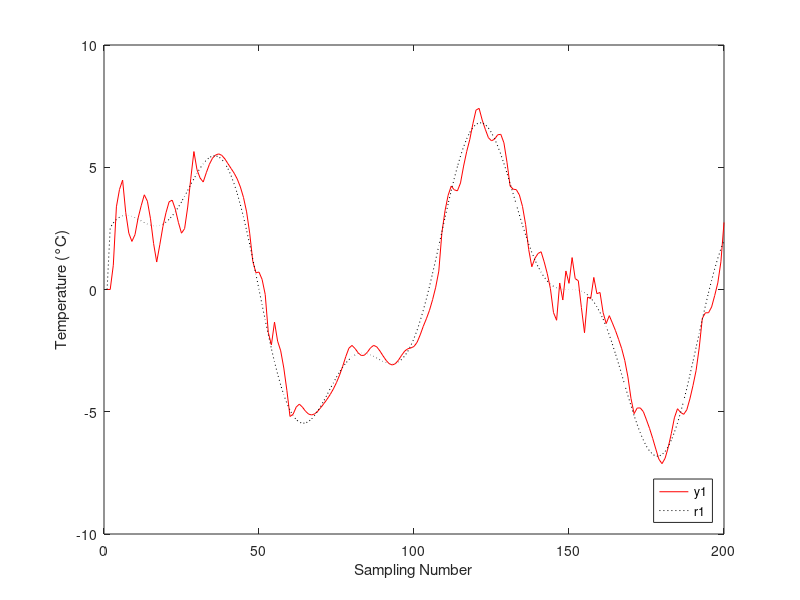
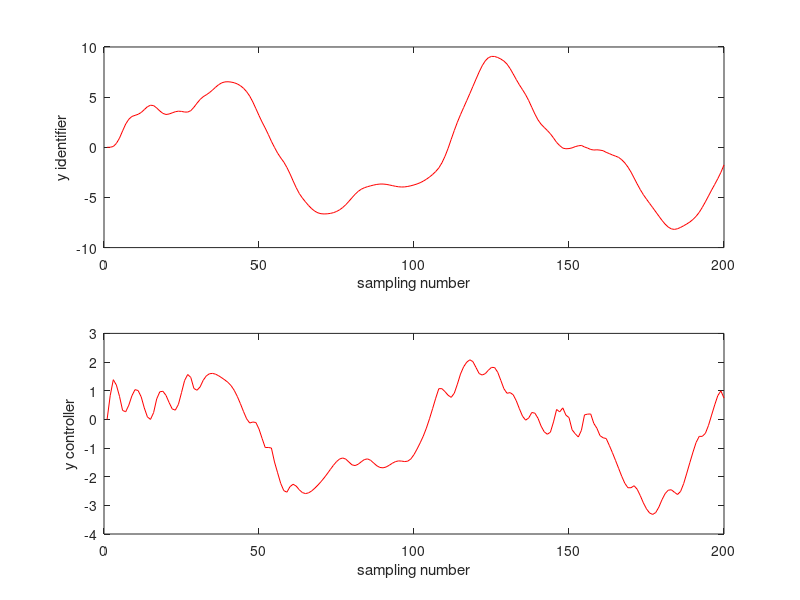
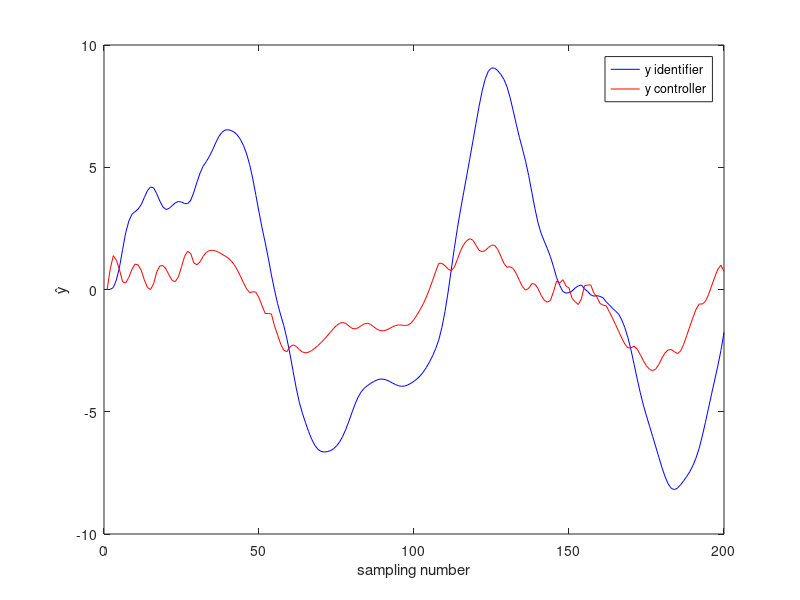

Write the MATLAB code that produced these figures, in order.
clear all;clc;

d=6; T=200; nu=5; ny=3; K=4; L=4; m=4;
Np=3; M=3; nL=M*K;

error = 0;
c=5*ones(M,K);
sigma=2*ones(M,K);
p = 0.1;    
pp = 0.1;

sp = [ 0 0 0 0 0 ];

R=0.1;
t = (0:T+10)';
E=R*randn(length(t),1);

eta=0.0001; 
% FBLS I/O initial value
yP=0*ones(1,d+2); controlOUT=0*ones(1,d+2);          % I/O initial value;
ym=0;


N=1;
sumError=0;

Af=2.5*ones(K,1);
Wf=1.3*ones(K,1);
Wh=0.06*ones(m,1);
Be=0.02*ones(K,1);
Ae=0.6*ones(m,1);
We=0.85*ones(m,1);

u=0*ones(1,d+2);


v_be = 0;
epsi = 10e-8;      
gamma = 0.9;

% Adaptive mechanism ADD
Wf_id=2.3*ones(11,1);
Wh_id=1.6*ones(11,1); 
Be_id=0.02*ones(11,1);
Af_id=0.7*ones(11,1);
Ae_id=1.9*ones(11,1);
We_id=0.5*ones(11,1);    % As small as possible

eta_id = 0.001;
ym_id = 0;

c_id=5*ones(11,11);
sigma_id=2*ones(11,11);

v_be_id = 0;
q=2;

tic;
for k=2:T
    sp(k) = 5*sin(k*pi/50) + 2*cos(k*pi/20);
    error_old = error;
    error = sp(k)- yP(k);
    sumError = error + sumError;

    ym_old = ym(k-1);

    x(1)= (error - error_old); 
    x(2)= sumError;
    x(3)= error;

    mu=zeros(M,4);  tou_=ones(1,4);
    for k0=1:K
        for t=1:M
            ratio = abs((x(t)-c(t,k0)) / sigma(t,k0)); 
            mu(t,k0) = (1 - ratio^q)^(1 / q);  % Eq.(10)    % Elliptic TSK Fuzzy Membership Function
        end
        for t=1:M
            tou_(k0) = tou_(k0) * mu(t,k0);
        end       
    end

    sum_tou_ = 0.0;
    for k0=1:K
        sum_tou_ = sum_tou_ + tou_(k0);
    end


    omega=zeros(1,4);
    for k0=1:K
        omega(k0)=tou_(k0)/sum_tou_;
    end

    alpha=zeros(M,4);
    for k0=1:K
        for t=1:M
            alpha(t,k0)= omega(k0);
        end
        alpha(1,k0) = 0;
        alpha(2,k0) = 0;
    end

    zk=zeros(3,4);
    for k0=1:K
        for t=1:M
            zk(t,k0)=alpha(t,k0)*x(t)+(Af(k0)*(p*ym_old)); 
        end
    end

    z_=zeros(1,4); 
    for k0=1:K
        z_(k0) = 0;
        for t=1:M
           z_(k0) = z_(k0) + zk(t,k0); 
        end
        Z(k0)=omega(k0)*z_(k0);
    end

    omega_=[0 0 0 0];
    for k0=1:K
        omega_(k0) = omega_(k0) + omega(k0);
    end

    Fi=zeros(1,4);
    for k0=1:K
        Fi(k0)=z_(k0)*(omega_(k0))*Wf(k0);
    end

    xi=zeros(1,4);  H=zeros(1,4);
    for j=1:m
        for k0=1:K
            xi(j)=tanh(Z(k0)*We(j)+Be(j));
            H(j)= xi(j)*((Z(k0))*(We(j))+Be(j)+Ae(k0)*(p*ym_old));
        end
    end

    F = 0*ones(N,1);
    for k0=1:K
      F = F + Fi(k0);
    end

    HWh = 0*ones(N,1);
    for k0=1:K
      HWh =  HWh + (H(k0) * Wh(k0));
    end

    ym(k) = F + HWh;


    % Adaptive Mechanism for System Identification START (id:Identification)
    ym_old_id = ym_id(k-1);

    for i = 1:ny+1
        if k - i >= 1
            x_idd(i) =  yP(k-i+1)/1;     % y(k), y(k-1), ..., y(k-n_y)
        else
            x_idd(i) = 0;
        end
    end
   
    for j = 1:nu+1
        if k - d - j >= 1
            x_idd(ny + j + 1) = ym(k - d - j + 1); % u(k-d), u(k-d-1), ..., u(k-d-n_u)
        else 
            x_idd(ny + j + 1) = 0;
        end
    end

    % y(k), y(k-1), y(k-2), y(k-3),  u(k-d), u(k-d-1),  u(k-d-2), u(k-d-3), u(k-d-4), u(k-d-5), v(k)
    x_id = [x_idd E(k)/10];       % added disturbance to the model


    tou_id=ones(1,11); 
    mu_id=zeros(11,11);
    for k0=1:11
        for t=1:size(x_id,2)
            ratio_id = abs((x_id(t)-c_id(t,k0)) / sigma_id(t,k0)); 
            mu_id(t,k0) = (1 - ratio_id^q)^(1 / q);
        end
        for t=1:size(x_id,2)
            tou_id(k0) = tou_id(k0) * mu_id(t,k0);
        end       
    end

    sum_tou_id = 0.0;
    for k0=1:size(tou_id,2)
        sum_tou_id = sum_tou_id + tou_id(k0);
    end

    omega_id=zeros(1, size(tou_id,2));
    for k0=1:size(tou_id,2)
        omega_id(k0)=tou_id(k0)/sum_tou_id;
    end

    alpha_id=zeros(size(x_id,2), size(tou_id,2));
    for k0=1:K
        for t=1:size(x_id,2)
            alpha_id(t,k0)= omega_id(k0);
        end
    end

    zk_id=zeros(size(x_id,2),size(tou_id,2));
    for k0=1:K
        for t=1:size(x_id,2)
            zk_id(t,k0)=alpha_id(t,k0)*x_id(t)+(Af_id(k0)*(pp*ym_old_id)); 
        end
    end

    z_id=zeros(1, size(tou_id,2));  
    for k0=1:size(tou_id,2)
        z_id(k0) = 0;
        for t=1:size(x_id,2)
           z_id(k0) = z_id(k0) + zk_id(t,k0);  % z_i_sk
        end
        Z_id(k0)=omega_id(k0)*z_id(k0);
    end
    omega__id=[0 0 0 0 0 0 0 0 0 0 0];
    for k0=1:size(tou_id,2)
        omega__id(k0) = omega__id(k0) + omega_id(k0);
    end

    Fi_id=zeros(1, size(tou_id,2));
    for k0=1:size(tou_id,2)
        Fi_id(k0)=z_id(k0)*(omega__id(k0))*Wf_id(k0);
    end

    F_id = 0;
    for k0=1:size(tou_id,2)
      F_id = F_id + Fi_id(k0);
    end

    xi_id=zeros(1, size(tou_id,2));  H_id=zeros(1, size(tou_id,2));
    for j=1:m
        for k0=1:size(tou_id,2)
            xi_id(j)=tanh(Z_id(k0)*We_id(j)+Be_id(j));
            H_id(j)= xi_id(j)*((Z_id(k0))*(We_id(j))+Be_id(j)+Ae_id(k0)*(pp*ym_old_id));    %
        end
    end

    HWh_id = 0;
    for k0=1:size(tou_id,2)
      HWh_id =  HWh_id + (H_id(k0) * Wh_id(k0));
    end

    ym_id(k) = F_id + HWh_id ;

    
    %|% Error Objective function = 0.5 * ym_id(k)-y(k) ^2;

    E_ObjF = ym_id(k) - ( yP(k) / 1);

    dE_dWf_id = E_ObjF.*Z_id';
    Wf_id   = Wf_id - eta_id *dE_dWf_id;

    dE_dWh_id = E_ObjF.*H_id';
    Wh_id   = Wh_id - eta_id *dE_dWh_id;

    dE_dBe_id = E_ObjF.*Wh_id.*(1-H_id.*H_id)';
    Be_id   = Be_id - eta_id * dE_dBe_id;

    dE_dAf_id = E_ObjF.*Wf_id.*ym(k-1).*(1-Z_id.*Z_id)';
    Af_id   = Af_id - eta_id * dE_dAf_id;

    dE_dAe_id = E_ObjF.*Wh_id.*ym(k-1).*(1-H_id.*H_id)';
    Ae_id   = Ae_id - eta_id * dE_dAe_id;

    dE_dWe_id = E_ObjF.*Wh_id.*Z_id'.*(1-H_id.*H_id)';
    We_id   = We_id - eta_id * dE_dWe_id;

    %  fprintf('sample: %d Wf: %f Wh: %f\n',  k, Wf_id(1), Wh_id(1));

    % cont_weights_id(:,k) = [Wf_id(1); Wh_id(1); Be_id(1); Af_id(1); Ae_id(1); We_id(1)];
    % 
    % norm_dydWf_id = norm(Z_id)^2;        % norm_X_squared_manual = sum(X.^2);
    % norm_dydWh_id = norm(H_id)^2;
    % norm_dydBE_id = norm(Wh_id.*(1-H_id.*H_id))^2;
    % norm_dydAf_id = norm(Wf_id.*ym(k-1).*(1-Z_id.*Z_id)')^2;
    % norm_dydAe_id = norm(Wh_id.*ym(k-1).*(1-H_id.*H_id)')^2;
    % norm_dydWe_id = norm(Wh_id.*Z_id'.*(1-H_id.*H_id)')^2;
    % 
    % max_norm_id = max([norm_dydWf_id norm_dydWh_id norm_dydBE_id norm_dydAf_id norm_dydAe_id norm_dydWe_id]);

    % beta_id = 1;
    % etaG_id = beta_id / (max_norm_id);
    % eta_id(k+1) = beta_id / (max_norm_id);    
    
    % Adaptive Mechanism for System Identification END


    
    e_cost = (sp(k) / 1) - ym_id(k);

    dE_dWh = e_cost.*H';
    Wh   = Wh - eta *dE_dWh;

    dE_dWf = e_cost.*Z';
    Wf   = Wf - eta *dE_dWf;

    dE_dWe = e_cost.*Wh.*Z'.*(1-H.*H)';
    We   = We - eta * dE_dWe;

    dE_dBe = e_cost.*Wh.*(1-H.*H)';
    v_be = gamma*v_be+(1-gamma).*(dE_dBe .* dE_dBe);
    Be   = Be - (eta./(sqrt(v_be+epsi))).*dE_dBe;

    dE_dAe = e_cost.*Wh.*ym(k-1).*(1-H.*H)';
    Ae   = Ae - eta * dE_dAe;

    dE_dAf = e_cost.*Wf.*ym(k-1).*(1-Z.*Z)';
    Af   = Af - eta * dE_dAf;

    norm_dydWf = norm(Z)^2;        % norm_X_squared_manual = sum(X.^2);
    norm_dydWh = norm(H)^2;
    norm_dydBE = norm(Wh.*(1-H.*H))^2;
    norm_dydAf = norm(Wf.*ym(k-1).*(1-Z.*Z)')^2;
    norm_dydAe = norm(Wh.*ym(k-1).*(1-H.*H)')^2;
    norm_dydWe = norm(Wh.*Z'.*(1-H.*H)')^2;

    max_norm = max([norm_dydWf norm_dydWh norm_dydBE norm_dydAf norm_dydAe norm_dydWe]);

    % fprintf('etaLimit: %f\n', ( (2*(sqrt(v_be+epsi))) / max_norm) );


    delta_u=ym(k)-ym(k-1);
    u(k) =  u(k-1) + delta_u;

    if (k<=d+1)
        yP(k+1)=((2.5*yP(k)*yP(k-1))/(1+yP(k)^2 + yP(k-1)^2))+1.2*u(k)+0.09*u(k)*u(k-1)+1.6*u(k-1)+0.7*sin(0.5*(yP(k)+yP(k-1)))*cos(0.5*(yP(k)+yP(k-1)));
    else
        yP(k+1)=((2.5*yP(k)*yP(k-1))/(1+yP(k)^2 + yP(k-1)^2))+1.2*u(k)+0.09*u(k)*u(k-1)+1.6*u(k-2)+0.7*sin(0.5*(yP(k)+yP(k-1)))*cos(0.5*(yP(k)+yP(k-1)));
    end

end
toc;

% find max_error & RMSE
e_y=abs(sp(1:T)-yP(1:T));
maxE_y=max(e_y);
rmse_y=sqrt((e_y*e_y')/T);
ISE_y=e_y*e_y';
IAE_y=sum(e_y);

for ttt=1:size(e_y',1)
    xx(ttt)=ttt*e_y(ttt);
end
ITAE_y=sum(xx);

fprintf('maxError: %.4f\n', maxE_y);
fprintf('RMSE: %.4f\n', rmse_y);
fprintf('ISE: %.4f\n', ISE_y);
fprintf('IAE: %.4f\n', IAE_y);
fprintf('ITAE: %.4f\n', ITAE_y);

% plot
tvec=1:T;

figure(1);
plot(tvec,yP(1:T),'r',tvec,sp(1:T),'black:')
xlabel('Sampling Number'); ylabel('Temperature (°C)');
legend('y1','r1','location','southeast')


figure(2);
subplot(211)
plot(tvec,ym_id(1:T),'r');xlabel('sampling number');ylabel('y identifier');
subplot(212)
plot(tvec,ym(1:T),'r');xlabel('sampling number');ylabel('y controller');

figure(3);
plot(tvec,ym_id(1:T),'b',tvec,ym(1:T),'r'); xlabel('sampling number'); ylabel('ŷ');
legend('y identifier','y controller','location','northeast')
